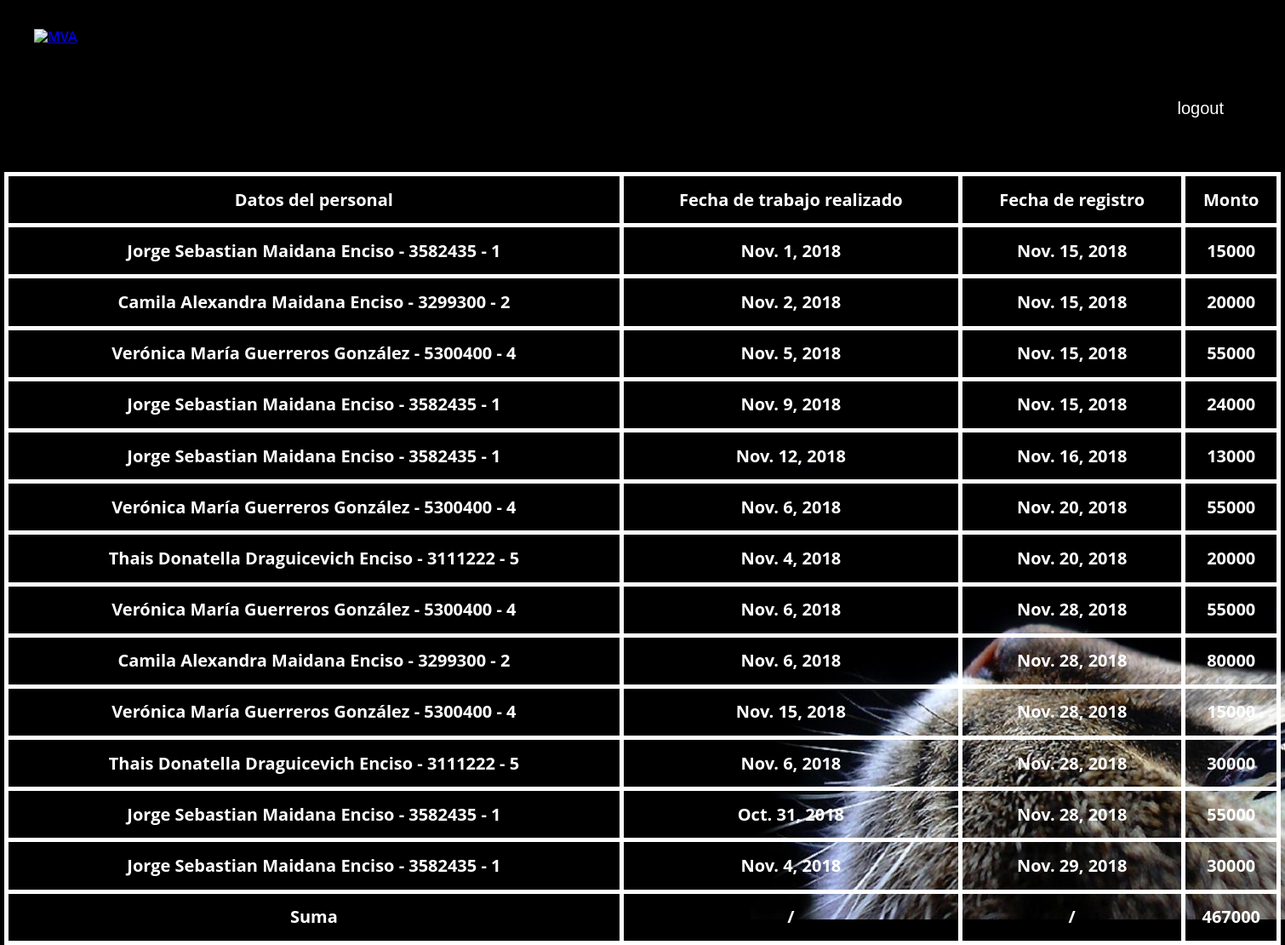
Screenshot of /pagos_pendientes/ (signed in) with the database file from the repository.
### registro/models.py (models this page shows, shortened)
class lista_registro(models.Model):
    personal_id = models.ForeignKey(personal, on_delete=models.CASCADE)
    dependencia_id = models.ForeignKey(dependencia, on_delete=models.CASCADE)
    concepto_id = models.ForeignKey(concepto, on_delete=models.CASCADE)
    fecha_realizado = models.DateField(null=True,blank=True)
    fecha_registro = models.DateField(auto_now_add=True)
    descripcion = models.CharField(max_length=1000)
    pago_id = models.ForeignKey(pago, on_delete=models.CASCADE, default=2)
    monto = models.CharField(max_length=100)

class personal(models.Model):
    nombre = models.CharField(max_length=100)
    apellido = models.CharField(max_length=100)
    cedula = models.CharField(max_length=100)
    def __str__(self):
	       return self.nombre + " " + self.apellido + " - " + self.cedula + " - " + str(self.id)

### pagos_pendientes/views.py (the view)
# urls.py: url(r'^pagos_pendientes/',include('pagos_pendientes.urls')),
@login_required(login_url="/login/")
def pagos_pendientes(request):
    lista = lista_registro.objects.filter(pago_id = '2')
    suma = 0
    for k in lista:
        suma += int(k.monto)
    context = {
    'lista':lista,
    'suma':suma,
    }
    return render(request,'pagos_pendientes/pendientes.html',context)

### pagos_pendientes/templates/pagos_pendientes/pendientes.html (shortened to what this page needs)
{% load staticfiles  %}
<!DOCTYPE html>
<html lang="en" dir="ltr">
<link rel="stylesheet" type="text/css" href="{% static 'pagos_pendientes\pen.css' %}">
  <head>
    <nav>
      <ul>
        <a title="" href="http://127.0.0.1:8000/menu/"><img width="100" height="100" src=https://scontent.fasu1-1.fna.fbcdn.net/v/t1.0-9/12227223_1390388247929201_4422764421024477119_n.jpg?_nc_cat=109&_nc_ht=scontent.fasu1-1.fna&oh=de28224200b9c8f4cc1575ff96f97dda&oe=5CADA1E1 alt="MVA" /></a>
          <form class="logout-link" action="http://127.0.0.1:8000/login/logout/" method="post">
            <button type="submit">logout</button>
          </form>
      </ul>
    </nav>
  </head>
  <body>
    <table class="egt">
  <tr>
    <th scope="row"><h2>Datos del personal</h2></th>
    <th><h2>Fecha de trabajo realizado</h2></th>
    <th><h2>Fecha de registro</h2></th>
    <th><h2>Monto</h2></th>
  </tr>
  {% for list in lista %}
    <tr>
      <th> <h2>{{ list.personal_id }}</h2></th>
      <th><h2>{{ list.fecha_realizado }}</h2></th>
      <th><h2>{{ list.fecha_registro }}</h2></th>
      <th><h2>{{ list.monto }}</h2></th>
    </tr>
  {% endfor %}
  <tr>
    <th> <h2>Suma</h2></th>
    <th><h2>/</h2></th>
    <th><h2>/</h2></th>
    <th><h2>{{ suma }}</h2></th>
  </tr>
</table>
  </body>
</html>

### pagos_pendientes/static/pagos_pendientes/pen.css (style rules this page uses)
body { margin:0; color:#6a6f8c; background:url('fondo.jpg'); font:600 16px/18px 'Open Sans',sans-serif; }
h2 { line-height: 1; color: #fff; font-style: bold; font-size: 20px; }
button { line-height: 2; background-color: #000 ; border: none; color: white; padding: 15px 32px; font-size: 20px; cursor: pointer; }
.egt { margin: auto; align-items: center; align-content: center; align-self: center; width: 1500px; border: 5px solid #fff; border-collapse: collapse; }
.egt th, .egt td { border: 5px solid #fff; }
.logout-link { margin:40px; text-align:right; }

### rows the page displays
lista_registro: personal_id "Jorge Sebastian Maidana Enciso - 3582435 - 1", fecha_realizado "Nov. 1, 2018", fecha_registro "Nov. 15, 2018", monto "15000"
lista_registro: personal_id "Camila Alexandra Maidana Enciso - 3299300 - 2", fecha_realizado "Nov. 2, 2018", fecha_registro "Nov. 15, 2018", monto "20000"
lista_registro: personal_id "Verónica María Guerreros González - 5300400 - 4", fecha_realizado "Nov. 5, 2018", fecha_registro "Nov. 15, 2018", monto "55000"
lista_registro: personal_id "Jorge Sebastian Maidana Enciso - 3582435 - 1", fecha_realizado "Nov. 9, 2018", fecha_registro "Nov. 15, 2018", monto "24000"
lista_registro: personal_id "Jorge Sebastian Maidana Enciso - 3582435 - 1", fecha_realizado "Nov. 12, 2018", fecha_registro "Nov. 16, 2018", monto "13000"
lista_registro: personal_id "Verónica María Guerreros González - 5300400 - 4", fecha_realizado "Nov. 6, 2018", fecha_registro "Nov. 20, 2018", monto "55000"
lista_registro: personal_id "Thais Donatella Draguicevich Enciso - 3111222 - 5", fecha_realizado "Nov. 4, 2018", fecha_registro "Nov. 20, 2018", monto "20000"
lista_registro: personal_id "Verónica María Guerreros González - 5300400 - 4", fecha_realizado "Nov. 6, 2018", fecha_registro "Nov. 28, 2018", monto "55000"
lista_registro: personal_id "Camila Alexandra Maidana Enciso - 3299300 - 2", fecha_realizado "Nov. 6, 2018", fecha_registro "Nov. 28, 2018", monto "80000"
lista_registro: personal_id "Verónica María Guerreros González - 5300400 - 4", fecha_realizado "Nov. 15, 2018", fecha_registro "Nov. 28, 2018", monto "15000"
lista_registro: personal_id "Thais Donatella Draguicevich Enciso - 3111222 - 5", fecha_realizado "Nov. 6, 2018", fecha_registro "Nov. 28, 2018", monto "30000"
lista_registro: personal_id "Jorge Sebastian Maidana Enciso - 3582435 - 1", fecha_realizado "Oct. 31, 2018", fecha_registro "Nov. 28, 2018", monto "55000"
lista_registro: personal_id "Jorge Sebastian Maidana Enciso - 3582435 - 1", fecha_realizado "Nov. 4, 2018", fecha_registro "Nov. 29, 2018", monto "30000"

### other values shown
{{ suma }} "467000"
